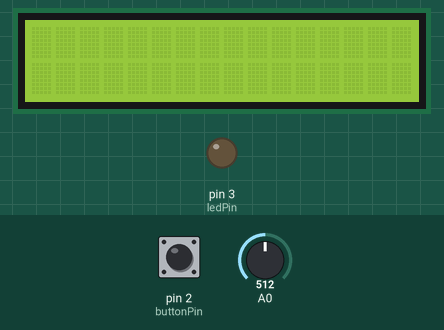
Recording of a sketch running on a simulated Arduino Uno, built with avr-gcc and run on an emulated ATmega328P. On the bench: 16×2 character LCD, output pins drawn as LEDs (lit = HIGH). Inputs (shaded band) come from the test bench; at power-on: pin 2 (buttonPin) LOW, A0 = 512.

Above: at 1.2 s.
1.3 s: pin 2 (buttonPin) pulled HIGH for 0.15 s
At 1.7 s:
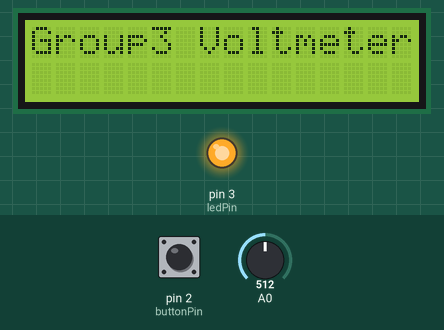
3.4 s: pin 2 (buttonPin) pulled HIGH for 3.2 s
At 4.4 s:
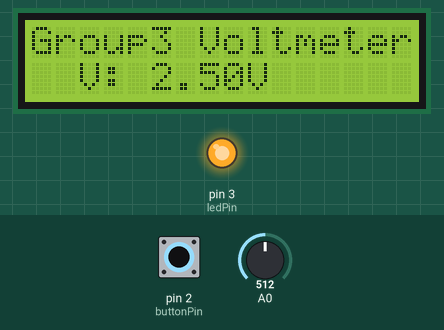
Timing chart, 0 to 8.5 s (numbered marks = the images above; inputs shaded):
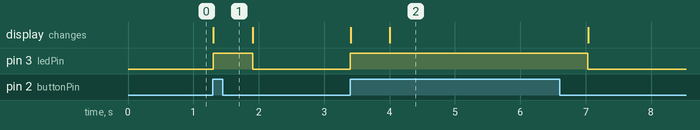

Measured:
- after the input at 1.3 s, pin 3 (ledPin): LOW → HIGH at once, → LOW 0.61 s later; the display: changes at once (image 1)
- after the input at 3.4 s, pin 3 (ledPin): LOW → HIGH at once, → LOW 3.6 s later; the display: first changes at once (image 2 shows a later state)

The sketch:

p3.ino
```cpp
const int buttonPin = 2;
const int ledPin = 3;

int buttonState = 0;

#include <LiquidCrystal.h>
LiquidCrystal lcd(9,8,7,6,5,4);
void setup() {
  // put your setup code here, to run once:
  //setup the LCD's number of columns and rows
 lcd.begin(16, 2);
////print a message to the LCD
lcd.setCursor(0, 0);
 //P

//setting button pinmodes
pinMode(ledPin , OUTPUT);

pinMode(buttonPin , INPUT);
}

void loop() {
  // put your main code here, to run repeatedly:
//set the cursor to column 0, line 1
buttonState = digitalRead(buttonPin);
if(buttonState  == HIGH){
  digitalWrite(ledPin , HIGH);
 lcd.print("Group3 Voltmeter");
delay(500);

//setting up pin
  pinMode(A0, INPUT);
float val=analogRead(A0);
float V=(val*5)/1024;
delay(100);
//note(note: line 1 is the theseconds since reset:
lcd.setCursor(2, 1);
//print the number of seconds since reset:
//lcd.print(millis() / 1000);
lcd.print("V: ");
lcd.print(V);
lcd.print("V              ");
}
else{
digitalWrite(ledPin , LOW);
lcd.clear();
}

}
```
